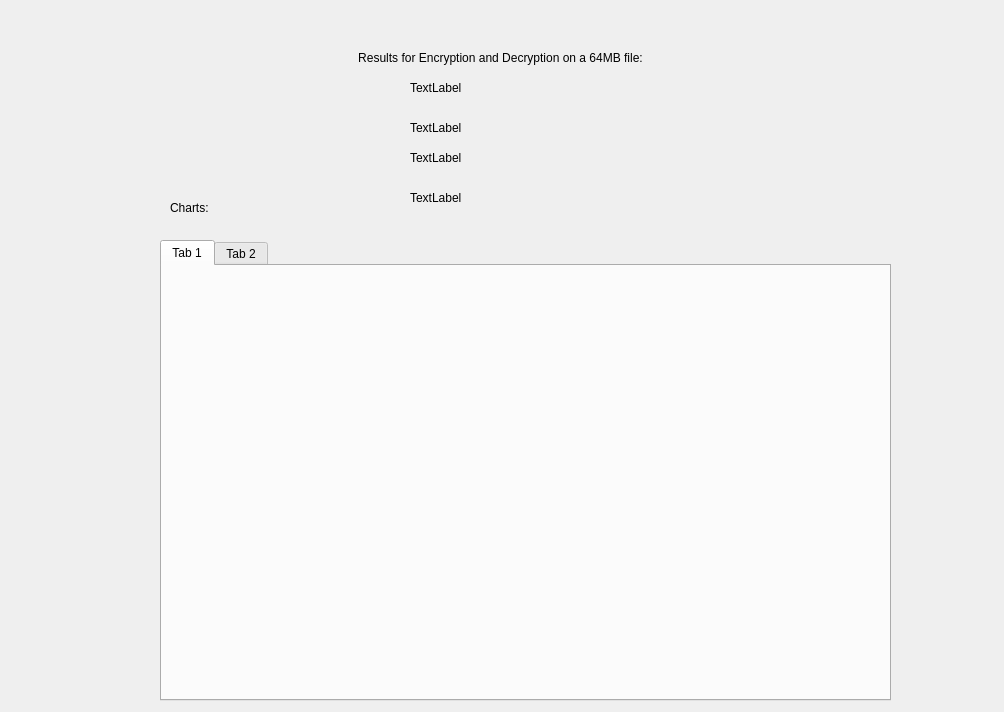
<?xml version="1.0" encoding="UTF-8"?>
<ui version="4.0">
 <class>RESDEncrdecr</class>
 <widget class="QDialog" name="RESDEncrdecr">
  <property name="geometry">
   <rect>
    <x>0</x>
    <y>0</y>
    <width>1004</width>
    <height>712</height>
   </rect>
  </property>
  <property name="windowTitle">
   <string>Dialog</string>
  </property>
  <widget class="QLabel" name="labelRuns">
   <property name="geometry">
    <rect>
     <x>410</x>
     <y>80</y>
     <width>151</width>
     <height>16</height>
    </rect>
   </property>
   <property name="text">
    <string>TextLabel</string>
   </property>
  </widget>
  <widget class="QLabel" name="labelTimeExec">
   <property name="geometry">
    <rect>
     <x>410</x>
     <y>120</y>
     <width>261</width>
     <height>16</height>
    </rect>
   </property>
   <property name="text">
    <string>TextLabel</string>
   </property>
  </widget>
  <widget class="QLabel" name="labelOpExec">
   <property name="geometry">
    <rect>
     <x>410</x>
     <y>150</y>
     <width>271</width>
     <height>16</height>
    </rect>
   </property>
   <property name="text">
    <string>TextLabel</string>
   </property>
  </widget>
  <widget class="QLabel" name="labelTimeWrite">
   <property name="geometry">
    <rect>
     <x>410</x>
     <y>190</y>
     <width>181</width>
     <height>16</height>
    </rect>
   </property>
   <property name="text">
    <string>TextLabel</string>
   </property>
  </widget>
  <widget class="QTabWidget" name="tabWidget">
   <property name="geometry">
    <rect>
     <x>160</x>
     <y>240</y>
     <width>731</width>
     <height>461</height>
    </rect>
   </property>
   <property name="currentIndex">
    <number>0</number>
   </property>
   <widget class="QWidget" name="tab_3">
    <attribute name="title">
     <string>Tab 1</string>
    </attribute>
   </widget>
   <widget class="QWidget" name="tab_4">
    <attribute name="title">
     <string>Tab 2</string>
    </attribute>
   </widget>
  </widget>
  <widget class="QLabel" name="labelCharts">
   <property name="geometry">
    <rect>
     <x>170</x>
     <y>200</y>
     <width>91</width>
     <height>16</height>
    </rect>
   </property>
   <property name="text">
    <string>Charts:</string>
   </property>
  </widget>
  <widget class="QLabel" name="label">
   <property name="geometry">
    <rect>
     <x>330</x>
     <y>50</y>
     <width>341</width>
     <height>16</height>
    </rect>
   </property>
   <property name="text">
    <string>Results for Encryption and Decryption on a 64MB file:</string>
   </property>
   <property name="alignment">
    <set>Qt::AlignmentFlag::AlignCenter</set>
   </property>
  </widget>
 </widget>
 <resources/>
 <connections/>
</ui>
